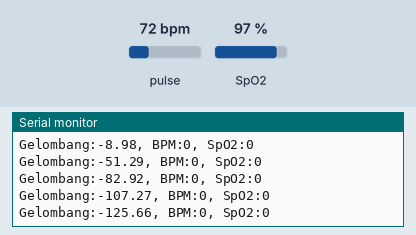
Recording of a sketch running on a simulated Arduino Uno, built with avr-gcc and run on an emulated ATmega328P. Parts: the last lines printed to the serial monitor. The test bench sets the inputs (shaded band); at power-on: pulse 72 bpm, SpO2 97 %.

Above: at 1.2 s.
1.3 s: pulse set to 42 bpm
At 1.36 s:
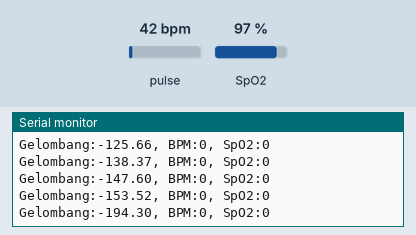
2.8 s: SpO2 set to 80 %
At 2.8 s:
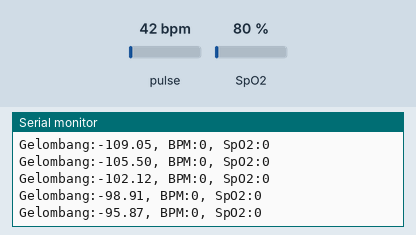
4.3 s: pulse set to 70 bpm
At 4.36 s:
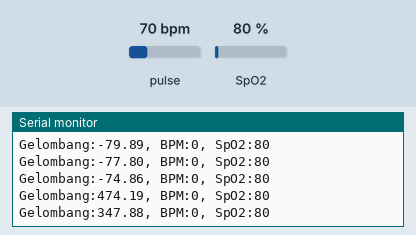
Timing chart, 0 to 7.3 s (numbered marks = the images above; inputs shaded):
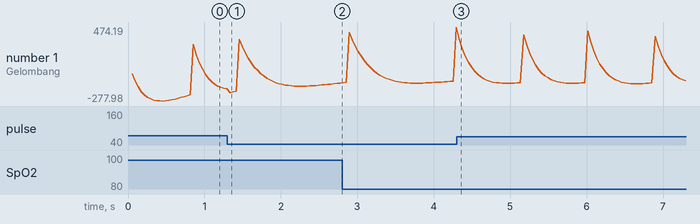

The sketch:

MAX3010.ino
```cpp
#include <Wire.h>
#include "MAX30105.h"
#include "spo2_algorithm.h"
#include "heartRate.h" // KITA KEMBALIKAN LIBRARY INI!

MAX30105 particleSensor;

// === Variabel BPM ===
const byte RATE_SIZE = 4;
byte rates[RATE_SIZE];
byte rateSpot = 0;
int beatAvg = 0;

unsigned long sampleCounter = 0;
unsigned long lastBeatSample = 0;
unsigned long lastValidBpmSample = 0;

// === Variabel SpO2 ===
uint32_t irBuffer[100];
uint32_t redBuffer[100];
int32_t bufferLength = 100;
int32_t spo2 = 0;
int8_t validSPO2 = 0;
int32_t dummyHR = 0;
int8_t validDummyHR = 0;
byte bufferIndex = 0;
int32_t lastValidSpO2 = 0;
unsigned long lastValidSpO2Sample = 0;

// === Variabel Visual Plotter ===
float dcFilter = 0;

void setup() {
  Serial.begin(115200);

  if (!particleSensor.begin(Wire, I2C_SPEED_FAST)) {
    Serial.println("Sensor MAX30105 tidak terdeteksi.");
    while (1);
  }

  // Konfigurasi wajib SpO2 (100Hz = 0.01 detik per sampel)
  byte ledBrightness = 0x1F;
  byte sampleAverage = 4;
  byte ledMode = 3;
  int sampleRate = 100;
  int pulseWidth = 411;
  int adcRange = 4096;

  particleSensor.setup(ledBrightness, sampleAverage, ledMode, sampleRate, pulseWidth, adcRange);
}

void loop() {
  while (!particleSensor.available()) {
    particleSensor.check();
  }

  long currentRed = particleSensor.getRed();
  long currentIR = particleSensor.getIR();
  particleSensor.nextSample();

  // SETIAP ADA DATA MASUK, TAMBAH COUNTER (1 Sampel = 0.01 Detik)
  sampleCounter++;

  if (currentIR > 20000) {

    // 1. === DETEKSI DETAK JANTUNG SUPER AKURAT ===
    // Kita menggunakan library bawaan untuk melacak puncak gelombang,
    // namun menghitung WAKTUNYA menggunakan sampleCounter agar tidak terkena bug sensor.
    if (checkForBeat(currentIR) == true) {
      long samplesPassed = sampleCounter - lastBeatSample;
      lastBeatSample = sampleCounter;

      // Filter anti double-click (Jeda minimum 30 sampel = 0.3 detik)
      if (samplesPassed > 30) {
        float bpm = 60.0 / (samplesPassed * 0.01);

        // Hanya masukkan angka normal
        if (bpm > 40 && bpm < 160) {
          // Instant fill: Langsung isi angka pada detak pertama agar tidak naik perlahan
          if (beatAvg == 0) {
            for (byte x = 0; x < RATE_SIZE; x++) rates[x] = (byte)bpm;
          } else {
            rates[rateSpot++] = (byte)bpm;
            rateSpot %= RATE_SIZE;
          }

          beatAvg = 0;
          for (byte x = 0 ; x < RATE_SIZE ; x++) beatAvg += rates[x];
          beatAvg /= RATE_SIZE;

          lastValidBpmSample = sampleCounter;
        }
      }
    }

    // 2. === KUMPULKAN DATA SPO2 ===
    irBuffer[bufferIndex] = currentIR;
    redBuffer[bufferIndex] = currentRed;
    bufferIndex++;

    if (bufferIndex == 100) {
      maxim_heart_rate_and_oxygen_saturation(irBuffer, bufferLength, redBuffer, &spo2, &validSPO2, &dummyHR, &validDummyHR);

      for (byte i = 25; i < 100; i++) {
        irBuffer[i - 25] = irBuffer[i];
        redBuffer[i - 25] = redBuffer[i];
      }
      bufferIndex = 75;

      if (validSPO2 == 1 && spo2 > 70 && spo2 <= 100) {
        lastValidSpO2 = spo2;
        lastValidSpO2Sample = sampleCounter;
      }
    }

    // --- TIMEOUT MEMORY HOLD ---
    if (sampleCounter - lastValidBpmSample > 400) beatAvg = 0;
    if (sampleCounter - lastValidSpO2Sample > 400) lastValidSpO2 = 0;

    // 3. === VISUALISASI GELOMBANG PLOTTER ===
    // Filter ini murni hanya untuk merapikan gambar di layar (tidak dipakai berhitung)
    if (dcFilter == 0) dcFilter = currentIR;
    dcFilter = (0.95 * dcFilter) + (0.05 * currentIR);
    float wavePlot = currentIR - dcFilter;

    // TAMPILKAN KE SERIAL PLOTTER
    Serial.print("Gelombang:");
    Serial.print(wavePlot);
    Serial.print(", BPM:");
    Serial.print(beatAvg);
    Serial.print(", SpO2:");
    Serial.println(lastValidSpO2);

  } else {
    // Reset parameter total saat jari dilepas
    bufferIndex = 0;
    lastValidSpO2 = 0;
    beatAvg = 0;
    dcFilter = 0;

    Serial.print("Gelombang:0, BPM:0, SpO2:0\n");
  }
}
```

Measured:
- after the input at 1.3 s, the serial monitor: prints a new line at once (image 1)
- plotted number 1: -153.52 → -95.87 after the input at 1.3 s
